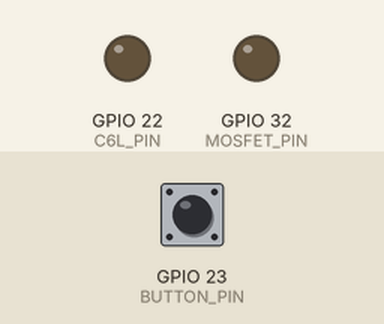
Recording of a sketch running on a simulated ESP32. Shown: output pins drawn as LEDs (lit = HIGH). Dashed ring = blinking. The inputs (shaded band) are chosen by the test bench; at power-on: GPIO 23 (BUTTON_PIN) HIGH. What the sketch prints to the serial monitor is not drawn.

Above: at 3.2 s.
3.3 s: GPIO 23 (BUTTON_PIN) pulled LOW for 3.2 s
At 6.37 s:
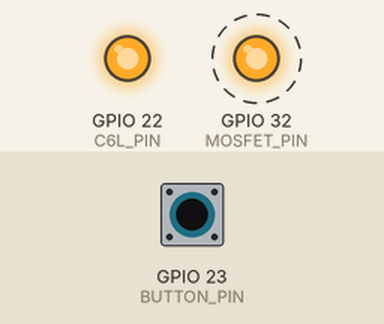
Timing chart, 0 to 8.8 s (numbered marks = the images above; inputs shaded):
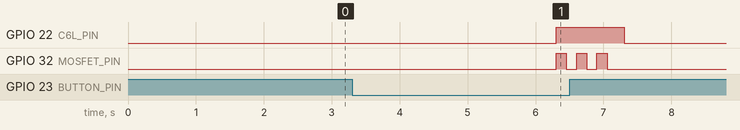

The sketch:

sketch_may22c_copy_20260616003517.ino
```cpp
// ============================================
// フラッグ確保ボタン → ブザー + C6L(Meshtastic)通知
// ============================================

// ===== ピン定義 =====
const int BUTTON_PIN = 23;   // D23: 短絡検出(入力、内部プルアップ)
const int MOSFET_PIN = 32;   // D32: MOSFET信号出力(ブザー)
const int C6L_PIN    = 22;   // D22: C6LのGrove G4(GPIO4)へ通知

// ===== 設定 =====
const unsigned long HOLD_TIME = 3000;  // 長押し判定時間(3秒)
const unsigned long C6L_PULSE = 1000;  // C6Lへの通知HIGH保持時間

// ===== 状態管理 =====
unsigned long pressStart = 0;
bool isPressing = false;
bool triggered = false;

void setup() {
  Serial.begin(115200);
  delay(2000);  // USB-CDC安定化

  pinMode(BUTTON_PIN, INPUT_PULLUP);  // 短絡でLOW
  pinMode(MOSFET_PIN, OUTPUT);
  pinMode(C6L_PIN, OUTPUT);

  digitalWrite(MOSFET_PIN, LOW);  // ブザーOFF
  digitalWrite(C6L_PIN, LOW);     // C6L通知LOW(重要:通常時はLOWで誤送信防止)

  Serial.println("Ready. D23を3秒短絡で発火");
}

void loop() {
  bool pressed = (digitalRead(BUTTON_PIN) == LOW);  // 短絡=LOW

  if (pressed) {
    if (!isPressing) {
      isPressing = true;
      pressStart = millis();
      triggered = false;
      Serial.println("短絡開始...");
    }
    if (!triggered && (millis() - pressStart >= HOLD_TIME)) {
      triggered = true;
      fire();
    }
  } else {
    if (isPressing) {
      isPressing = false;
      Serial.println("短絡解除");
    }
  }

  delay(10);  // 簡易デバウンス
}

// ===== 発火処理 =====
void fire() {
  Serial.println("3秒到達! → ブザー + C6L通知");

  // C6Lへ通知開始(G4をHIGH → Detection SensorがLOGIC_HIGH検知)
  digitalWrite(C6L_PIN, HIGH);

  // ブザー:ピッピッピッ(3回)
  for (int i = 0; i < 3; i++) {
    digitalWrite(MOSFET_PIN, HIGH);
    delay(150);
    digitalWrite(MOSFET_PIN, LOW);
    delay(150);
  }
  // ブザーで約900ms経過。C6L_PULSEまで残りを保持
  delay(C6L_PULSE - 900);

  // C6L通知終了(G4をLOWに戻す)
  digitalWrite(C6L_PIN, LOW);

  Serial.println("発火完了");
}
```

Measured:
- after the input at 3.3 s, GPIO 22 (C6L_PIN): LOW → HIGH after 3.0 s, → LOW 1.0 s later; GPIO 32 (MOSFET_PIN): alternates HIGH for 0.15 s and LOW for 0.15 s, 6 changes in all, then stays LOW, starting after 3.0 s
